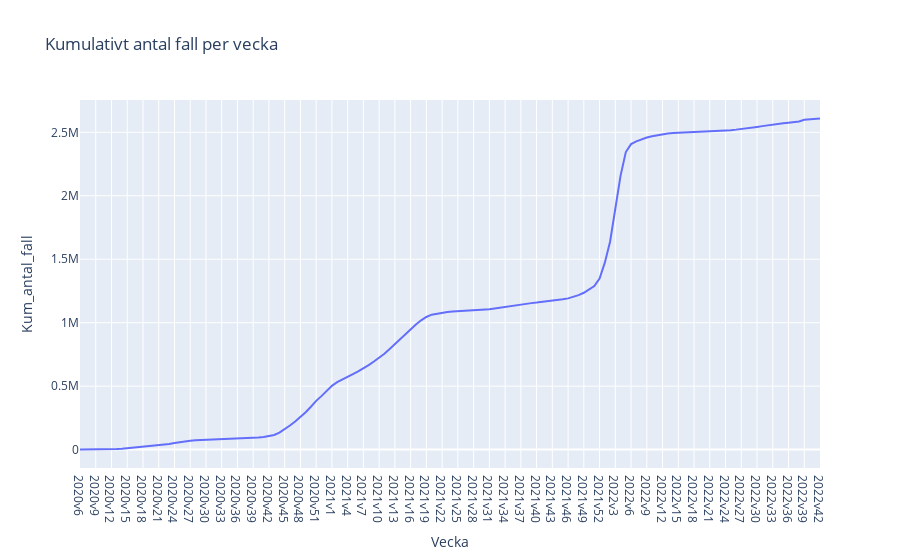

The cell this chart's notebook holds for it:
### Markdown cell above
#### f) plotly express

### Code cell
px.line(df_veckodata_riket, x="Vecka", y="Kum_antal_fall", title = "Kumulativt antal fall per vecka")

### Figure 1 — Plotly figure (JSON) as saved in the notebook; plotly's stock layout.template omitted (floating-point values rounded to 4 significant figures; data arrays with more than 128 entries replaced by an {"elided": "..."} marker saying what was removed)
{"data": [{"hovertemplate": "Vecka=%{x}<br>Kum_antal_fall=%{y}<extra></extra>", "legendgroup": "", "line": {"color": "#636efa", "dash": "solid"}, "marker": {"symbol": "circle"}, "mode": "lines", "name": "", "orientation": "v", "showlegend": false, "type": "scatter", "x": {"elided": "142 str values"}, "xaxis": "x", "y": {"elided": "142 int values"}, "yaxis": "y"}], "layout": {"legend": {"tracegroupgap": 0}, "title": {"text": "Kumulativt antal fall per vecka"}, "xaxis": {"anchor": "y", "domain": [0, 1], "title": {"text": "Vecka"}}, "yaxis": {"anchor": "x", "domain": [0, 1], "title": {"text": "Kum_antal_fall"}}}}
